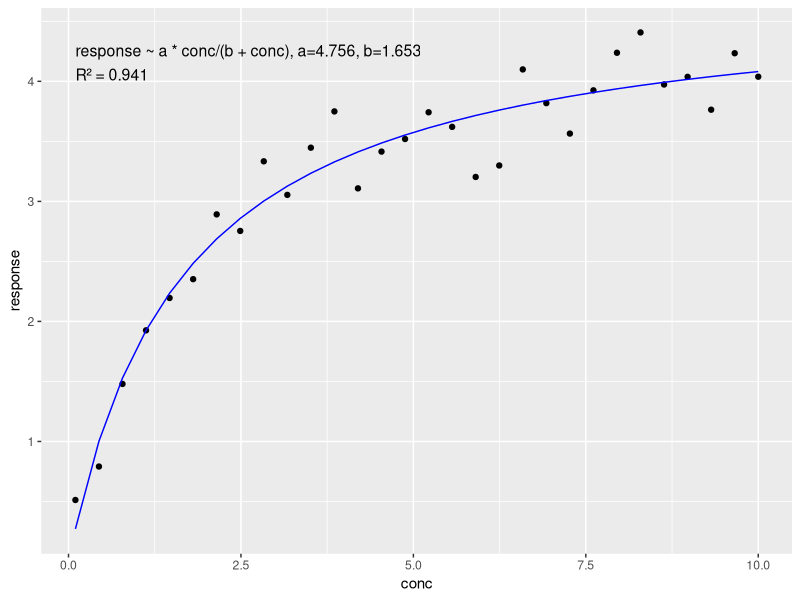

This chart was generated by the following R code:
# TODO: before i can offer this the formula and the type of model have to be saved
library(ggplot2)
make_loss_fn <- function(formula, df) {
  rhs <- as.character(formula)[3] |> str2lang()
  lhs <- as.character(formula)[2]
  vars <- all.vars(rhs)
  params <- setdiff(vars, names(df))

  function(par, error_calc = TRUE) {
    eval_env <- new.env()
    list2env(df, envir = eval_env)
    list2env(as.list(setNames(par, params)), envir = eval_env)
    pred <- eval(rhs, envir = eval_env)
    if (!error_calc) {
      return(pred)
    }
    actual <- df[[lhs]]
    sum((actual - pred)^2)
  }
}

find_start <- function(loss_fn, params_len, lower_boundary, upper_boundary) {
  space <- matrix(0, ncol = params_len, nrow = 400) # NOTE: adapt if required
  for (i in seq_len(nrow(space))) {
    space[i, ] <- runif(ncol(space), min = lower_boundary, max = upper_boundary)
  }
  space[which.min(apply(space, 1, loss_fn)), ]
}

optimize <- function(formula, df, lower_boundary, upper_boundary) {
  lhs <- as.character(formula)[2]
  rhs <- as.character(formula)[3] |> str2lang()
  vars <- all.vars(rhs)
  params <- setdiff(vars, names(df))

  loss_fn <- make_loss_fn(formula, df)

  start_params <- find_start(loss_fn, length(params), lower_boundary, upper_boundary)

  opti_params <- optim(par = start_params, fn = loss_fn)
  pred <- loss_fn(opti_params$par, error_calc = FALSE)

  # Compute predictions
  pred <- loss_fn(opti_params$par, error_calc = FALSE)
  df$Predicted <- pred

  # R²
  actual <- df[[lhs]]
  r2 <- 1 - sum((actual - pred)^2) / sum((actual - mean(actual))^2)
  r2_label <- sprintf("R² = %.3f", r2)

  # Formula as text
  param_str <- paste(sprintf("%s=%.3f", params, opti_params$par), collapse = ", ")
  formula_label <- paste0(deparse(formula), ", ", param_str)

  # Determine predictor variable
  x_var <- setdiff(vars, params)[1]

  x_pos <- min(df[[x_var]], na.rm = TRUE)
  y_max <- max(df[[lhs]], na.rm = TRUE)

  p <- ggplot(df, aes_string(x = x_var)) +
    geom_point(aes_string(y = lhs)) +
    geom_line(aes(y = Predicted), color = "blue") +
    annotate("text", x = x_pos, y = y_max, label = formula_label,
      hjust = 0, vjust = 2, size = 4) +
    annotate("text", x = x_pos, y = y_max, label = r2_label,
      hjust = 0, vjust = 4, size = 4)


  p
}

# Simulate calibration data
set.seed(42)
true_a <- 5
true_b <- 2
conc <- seq(0.1, 10, length.out = 30)
response <- true_a * conc / (true_b + conc) + rnorm(length(conc), sd = 0.2)
df <- data.frame(conc = conc, response = response)

formula <- response ~ a * conc / (b + conc)
res <- optimize(formula, df, -10000, 10000)
res
